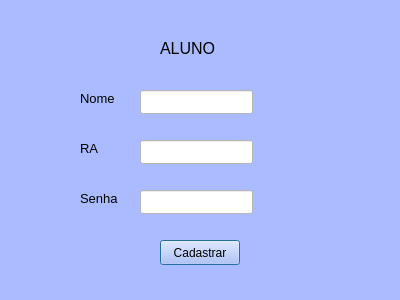
<?xml version="1.0" encoding="UTF-8"?>
<ui version="4.0">
 <class>RegistroAluno</class>
 <widget class="QDialog" name="RegistroAluno">
  <property name="geometry">
   <rect>
    <x>0</x>
    <y>0</y>
    <width>400</width>
    <height>300</height>
   </rect>
  </property>
  <property name="windowTitle">
   <string>Dialog</string>
  </property>
  <property name="styleSheet">
   <string notr="true">background-color: rgb(170, 188, 255);</string>
  </property>
  <widget class="QLineEdit" name="senha">
   <property name="geometry">
    <rect>
     <x>140</x>
     <y>190</y>
     <width>113</width>
     <height>24</height>
    </rect>
   </property>
   <property name="styleSheet">
    <string notr="true">background-color: rgb(255, 255, 255);</string>
   </property>
  </widget>
  <widget class="QLineEdit" name="ra">
   <property name="geometry">
    <rect>
     <x>140</x>
     <y>140</y>
     <width>113</width>
     <height>24</height>
    </rect>
   </property>
   <property name="styleSheet">
    <string notr="true">background-color: rgb(255, 255, 255);</string>
   </property>
  </widget>
  <widget class="QLineEdit" name="nome">
   <property name="geometry">
    <rect>
     <x>140</x>
     <y>90</y>
     <width>113</width>
     <height>24</height>
    </rect>
   </property>
   <property name="styleSheet">
    <string notr="true">background-color: rgb(255, 255, 255);</string>
   </property>
  </widget>
  <widget class="QLabel" name="label">
   <property name="geometry">
    <rect>
     <x>80</x>
     <y>90</y>
     <width>55</width>
     <height>16</height>
    </rect>
   </property>
   <property name="font">
    <font>
     <pointsize>10</pointsize>
    </font>
   </property>
   <property name="styleSheet">
    <string notr="true">color: rgb(0, 0, 0)</string>
   </property>
   <property name="text">
    <string>Nome</string>
   </property>
  </widget>
  <widget class="QLabel" name="label_2">
   <property name="geometry">
    <rect>
     <x>80</x>
     <y>140</y>
     <width>31</width>
     <height>16</height>
    </rect>
   </property>
   <property name="font">
    <font>
     <pointsize>10</pointsize>
    </font>
   </property>
   <property name="styleSheet">
    <string notr="true">color: rgb(0, 0, 0)</string>
   </property>
   <property name="text">
    <string>RA</string>
   </property>
  </widget>
  <widget class="QLabel" name="label_3">
   <property name="geometry">
    <rect>
     <x>80</x>
     <y>190</y>
     <width>55</width>
     <height>16</height>
    </rect>
   </property>
   <property name="font">
    <font>
     <pointsize>10</pointsize>
    </font>
   </property>
   <property name="styleSheet">
    <string notr="true">color: rgb(0, 0, 0)</string>
   </property>
   <property name="text">
    <string>Senha</string>
   </property>
  </widget>
  <widget class="QLabel" name="label_4">
   <property name="geometry">
    <rect>
     <x>160</x>
     <y>40</y>
     <width>71</width>
     <height>16</height>
    </rect>
   </property>
   <property name="font">
    <font>
     <pointsize>12</pointsize>
    </font>
   </property>
   <property name="styleSheet">
    <string notr="true">color:rgb(0, 0, 0)</string>
   </property>
   <property name="text">
    <string>ALUNO</string>
   </property>
  </widget>
  <widget class="QPushButton" name="cadastrar">
   <property name="geometry">
    <rect>
     <x>160</x>
     <y>240</y>
     <width>80</width>
     <height>25</height>
    </rect>
   </property>
   <property name="styleSheet">
    <string notr="true">color: rgb(0,0,0)</string>
   </property>
   <property name="text">
    <string>Cadastrar</string>
   </property>
  </widget>
 </widget>
 <resources/>
 <connections/>
</ui>
